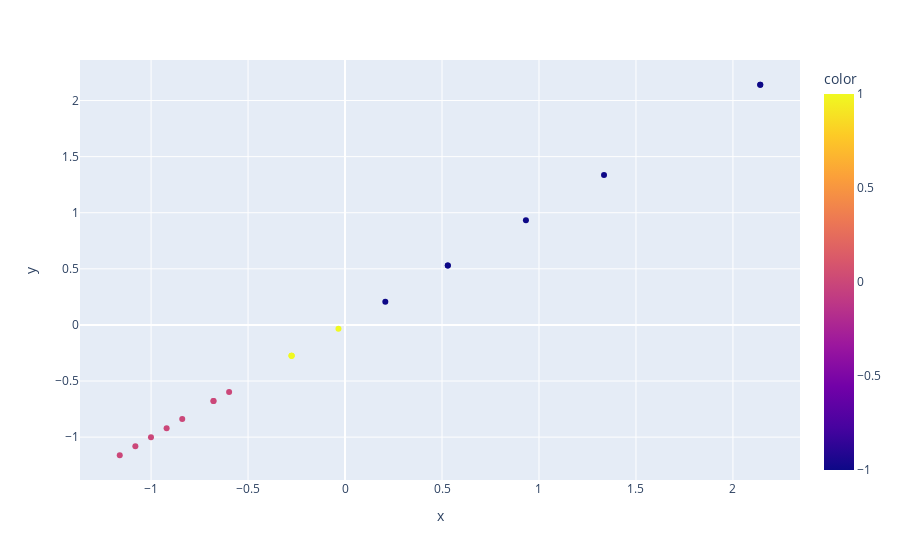

Write notebook code for a chart like this one.
### Code cell
grafico = px.scatter (x = data[:,0], y = data[:,0], color = rotulos)
grafico.show()

### Figure 1 — Plotly figure (JSON) as saved in the notebook; plotly's stock layout.template omitted (floating-point values rounded to 4 significant figures)
{"data": [{"hovertemplate": "x=%{x}<br>y=%{y}<br>color=%{marker.color}<extra></extra>", "legendgroup": "", "marker": {"color": [0, 1, 0, 0, 1, 0, -1, -1, -1, 1, 0, 0, -1, -1, 0, -1, 0, 1, -1], "coloraxis": "coloraxis", "symbol": "circle"}, "mode": "markers", "name": "", "orientation": "v", "showlegend": false, "type": "scatter", "x": [-1.081, -0.2756, -0.6783, -0.9199, -0.2756, -0.5977, 0.5299, 1.335, 2.141, -0.03391, -1.0, -1.162, 0.5299, 0.9326, -0.6783, 2.141, -0.8394, -0.2756, 0.2077], "xaxis": "x", "y": [-1.081, -0.2756, -0.6783, -0.9199, -0.2756, -0.5977, 0.5299, 1.335, 2.141, -0.03391, -1.0, -1.162, 0.5299, 0.9326, -0.6783, 2.141, -0.8394, -0.2756, 0.2077], "yaxis": "y"}], "layout": {"coloraxis": {"colorbar": {"title": {"text": "color"}}, "colorscale": [[0, "#0d0887"], [0.1111, "#46039f"], [0.2222, "#7201a8"], [0.3333, "#9c179e"], [0.4444, "#bd3786"], [0.5556, "#d8576b"], [0.6667, "#ed7953"], [0.7778, "#fb9f3a"], [0.8889, "#fdca26"], [1, "#f0f921"]]}, "legend": {"tracegroupgap": 0}, "margin": {"t": 60}, "xaxis": {"anchor": "y", "domain": [0, 1], "title": {"text": "x"}}, "yaxis": {"anchor": "x", "domain": [0, 1], "title": {"text": "y"}}}}
